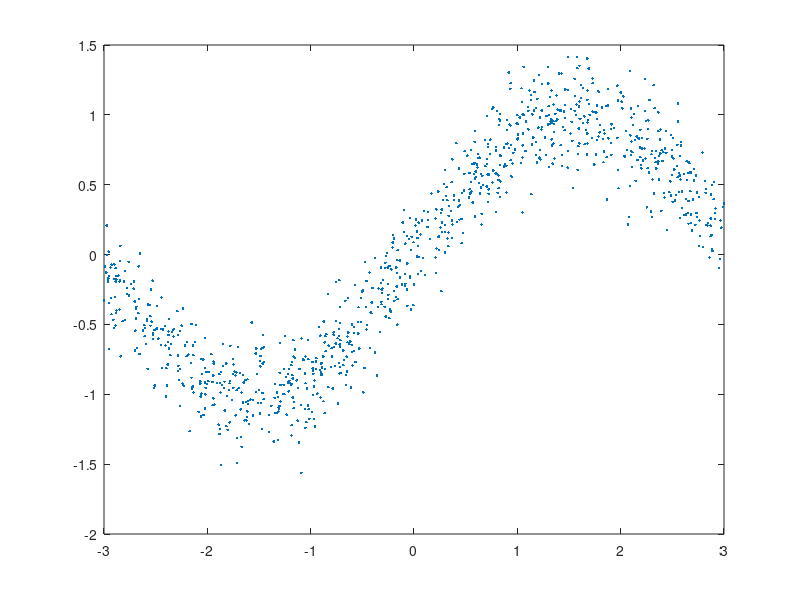

MATLAB code to generate this figure: (Note: this script raises an error after producing the figure.)
clc
close all
clear

x = 6*rand(1,1000)-3;
my_noise = 0.2*randn(size(x));
y = sin(x)+my_noise;

figure(1);
plot(x,y,'.');

X = [x;y];
nctool